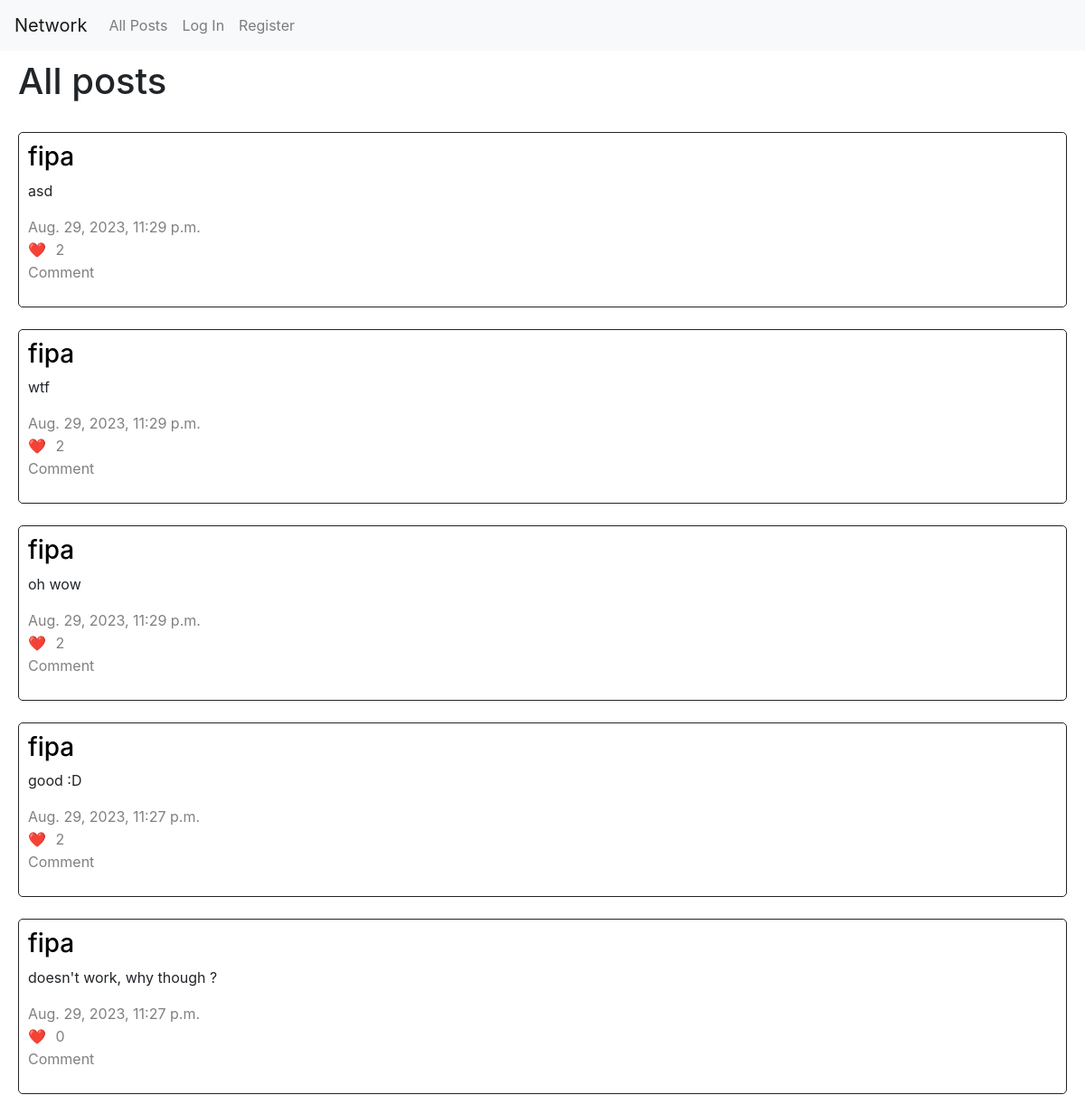
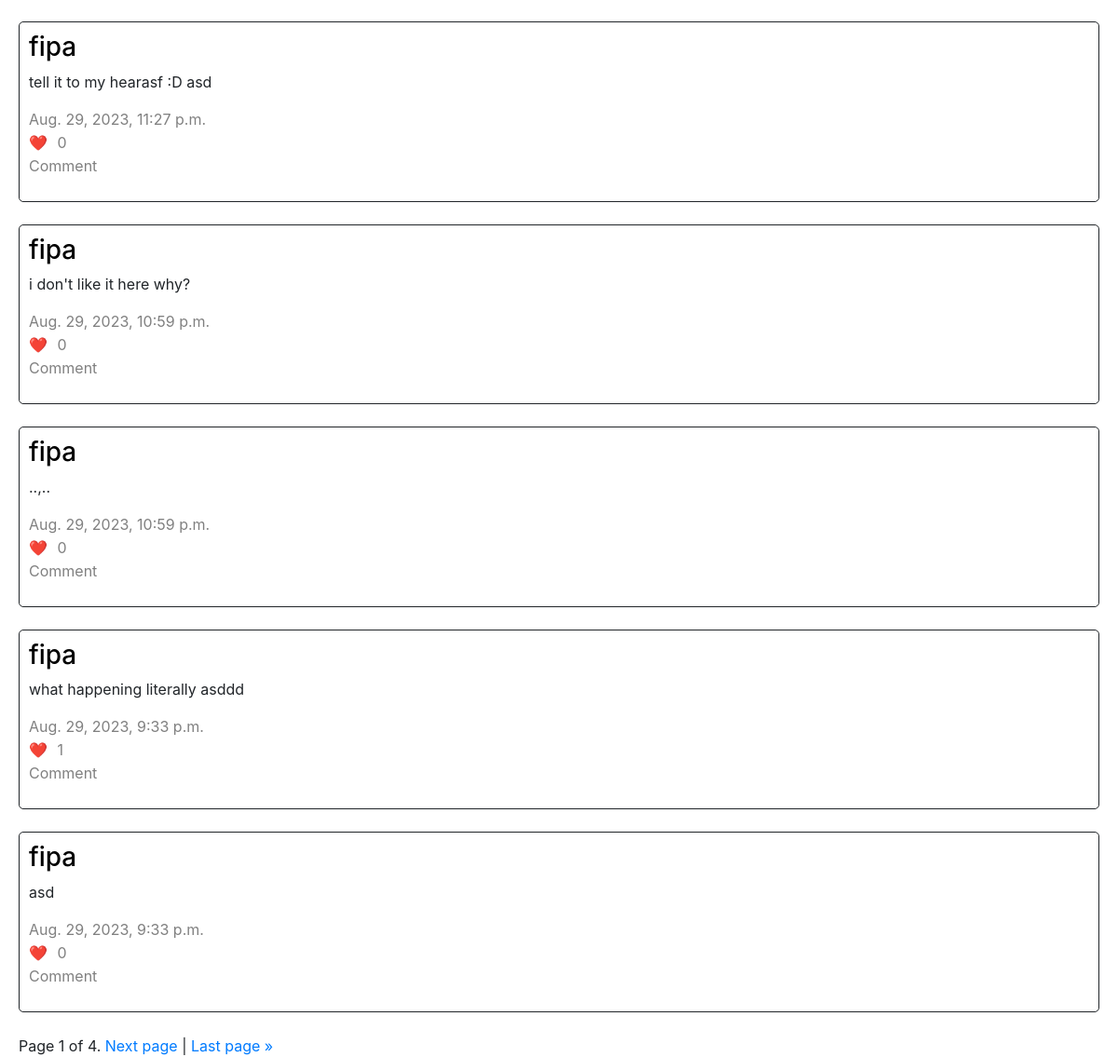
The app's page /, older data (2 pictures, top to bottom).
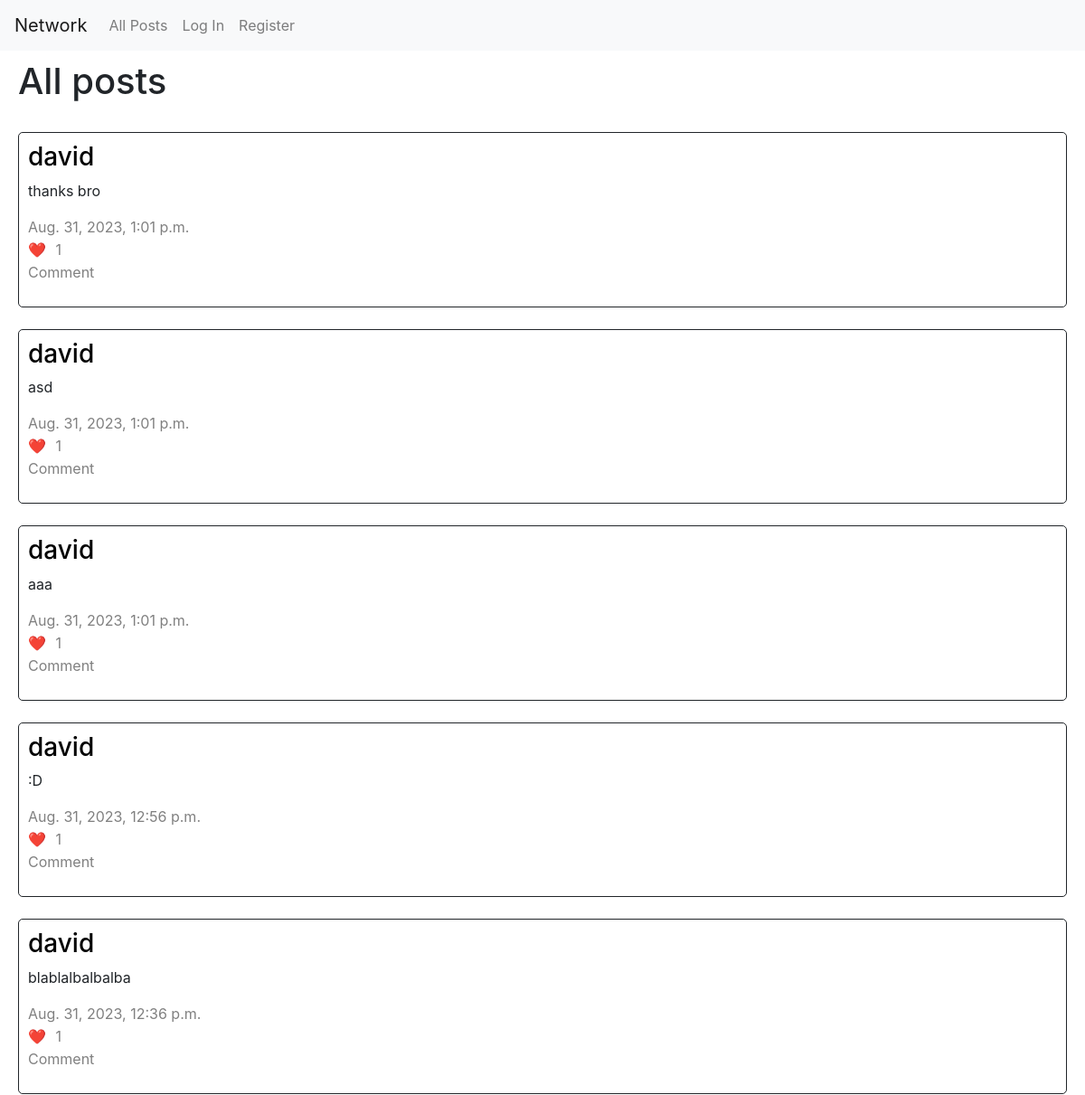
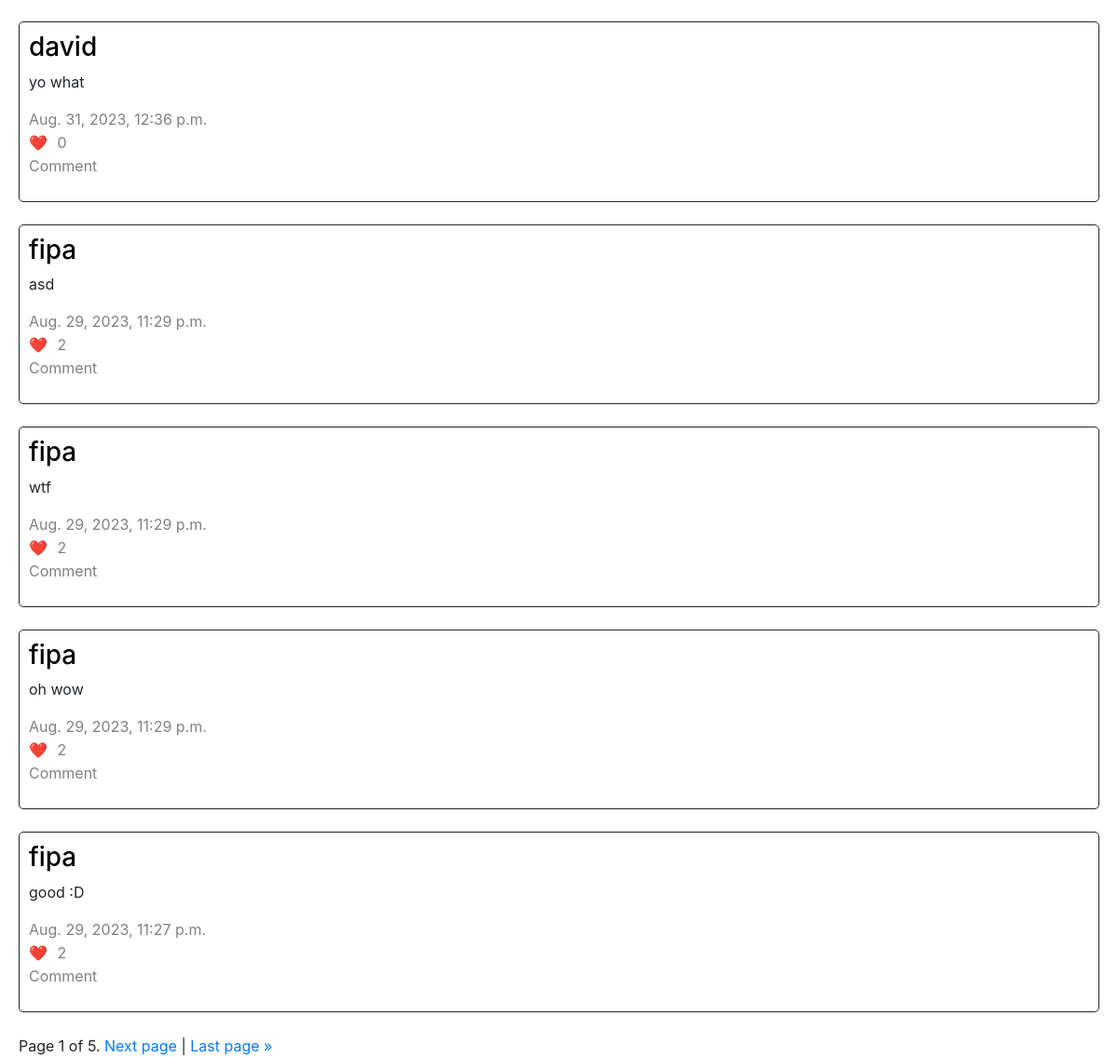
The same page, newer data (2 pictures, top to bottom).
### network/models.py (models this page shows)
class NewPost(models.Model):
    posted_by = models.ForeignKey(User, on_delete=models.CASCADE, related_name='user')
    text = models.CharField(max_length=1000)
    timestamp = models.DateTimeField(default=timezone.now())
    likes = models.ManyToManyField(User, through='Likes')

class User(AbstractUser):
    followers = models.JSONField(default=list)
    following = models.JSONField(default=list)

### network/views.py (the view)
# urls.py: path("", views.index, name="index"),
def index(request):
    page_obj = paginator(request, 'all', 'nothing')
    return render(request, "network/index.html", {
        "posts": page_obj
    })

### network/views.py (called while the page is built)
def paginator(request, mode, username):
    page_number = request.GET.get('page')
    if mode == 'all':
        posts = NewPost.objects.all().order_by('-timestamp')
    elif mode == 'following':
        following = User.objects.filter(username__in=request.user.following).values_list('id', flat=True)
        posts = NewPost.objects.filter(posted_by__in=following).order_by('-timestamp')
    elif mode == 'profile':
        posts = NewPost.objects.filter(posted_by=User.objects.get(username=username)).order_by('-timestamp')
    paginator = Paginator(posts, 10)
    page_obj = paginator.get_page(page_number)
    return page_obj

### network/templates/network/index.html (shortened to what this page needs)
{% extends "network/layout.html" %}
{% block body %}
    <div id="main">
        <h1>All posts</h1>
        <br>
        {% if posts %}
            {% for post in posts %}
                <div class="posts">
                    <h3><a href="{% url 'profile' post.posted_by.username %}" class="profilelink">{{ post.posted_by.username }}</a></h3>
                    <p id="text_{{ post.id }}">{{ post.text }}</p>
                    <span class="greytext">{{ post.timestamp }}</span><br>
                    <div class="like_div">
                        <span>❤️</span>
                        {% if user.is_authenticated %}
                            <button class="like_button" data-id="{{ post.id }}" id="like_button_{{ post.id }}">{{ post.likes.count }}</button>
                        {% else %}
                            <button class="like_button" data-id="{{ post.id }}" id="like_button_{{ post.id }}" disabled>{{ post.likes.count }}</button>
                        {% endif %}
                    </div>
                    <p class="greytext">Comment</p>
                </div><br>
            {% endfor %}
            <div class="pagination">
                <span class="step-links">
                    <span class="current">
                        Page {{ posts.number }} of {{ posts.paginator.num_pages }}.
                    </span>
                    {% if posts.has_next %}
                        <a href="?page={{ posts.next_page_number }}">Next page</a> |
                        <a href="?page={{ posts.paginator.num_pages }}">Last page &raquo;</a>
                    {% endif %}
                </span>
            </div>
        {% endif %}
    </div>
{% endblock %}

Row changes from the older to the newer data that the page shows:
no longer on this page (row unchanged): NewPost: posted_by.username "fipa", text "doesn't work, why though ?", timestamp "Aug. 29, 2023, 11:27 p.m.", likes.count "0"
no longer on this page (row unchanged): NewPost: posted_by.username "fipa", text "tell it to my hearasf :D asd", timestamp "Aug. 29, 2023, 11:27 p.m.", likes.count "0"
no longer on this page (row unchanged): NewPost: posted_by.username "fipa", text "i don't like it here why?", timestamp "Aug. 29, 2023, 10:59 p.m.", likes.count "0"
no longer on this page (row unchanged): NewPost: posted_by.username "fipa", text "..,..", timestamp "Aug. 29, 2023, 10:59 p.m.", likes.count "0"
no longer on this page (row unchanged): NewPost: posted_by.username "fipa", text "what happening literally asddd", timestamp "Aug. 29, 2023, 9:33 p.m.", likes.count "1"
no longer on this page (row unchanged): NewPost: posted_by.username "fipa", text "asd", timestamp "Aug. 29, 2023, 9:33 p.m.", likes.count "0"
added NewPost: posted_by.username "david", text "thanks bro", timestamp "Aug. 31, 2023, 1:01 p.m.", likes.count "1"
added NewPost: posted_by.username "david", text "asd", timestamp "Aug. 31, 2023, 1:01 p.m.", likes.count "1"
added NewPost: posted_by.username "david", text "aaa", timestamp "Aug. 31, 2023, 1:01 p.m.", likes.count "1"
added NewPost: posted_by.username "david", text ":D", timestamp "Aug. 31, 2023, 12:56 p.m.", likes.count "1"
added NewPost: posted_by.username "david", text "blablalbalbalba", timestamp "Aug. 31, 2023, 12:36 p.m.", likes.count "1"
added NewPost: posted_by.username "david", text "yo what", timestamp "Aug. 31, 2023, 12:36 p.m.", likes.count "0"
Text that changed along with them:
{{ posts.paginator.num_pages }}: "4" → "5"
